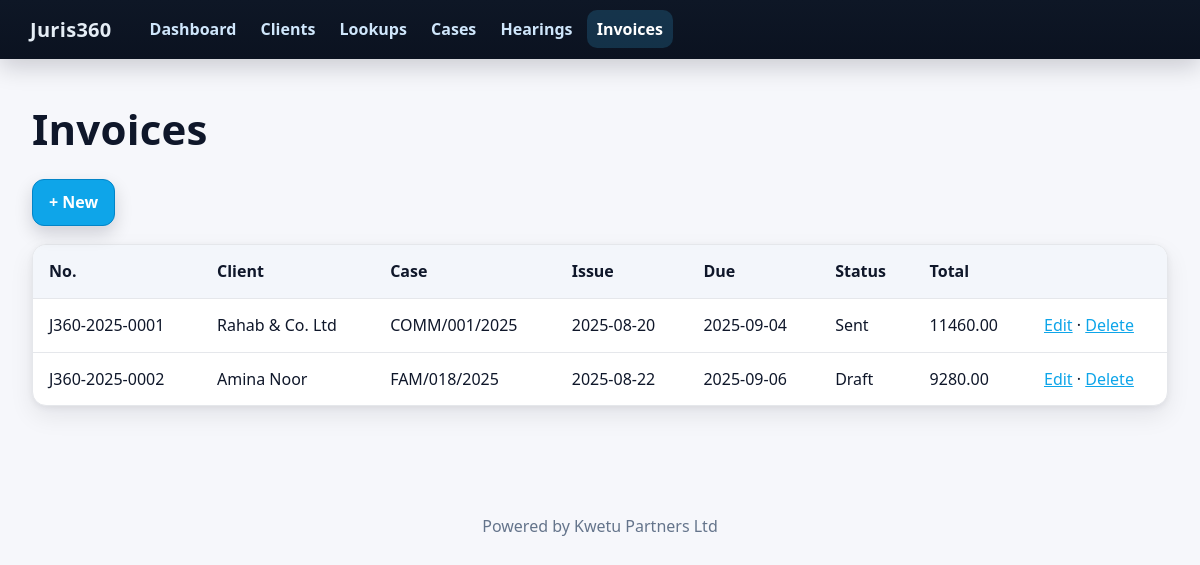
Page /invoices on the committed database.
### app.py (models this page shows)
class Base(DeclarativeBase): pass

class Invoice(Base):
    __tablename__ = "invoices"
    id: Mapped[int] = mapped_column(primary_key=True)
    number: Mapped[str] = mapped_column(String(40))
    client_id: Mapped[int] = mapped_column(ForeignKey("clients.id"))
    case_id: Mapped[int | None] = mapped_column(ForeignKey("cases.id"), nullable=True)
    issue_date: Mapped[datetime.date | None] = mapped_column(Date, nullable=True)
    due_date: Mapped[datetime.date | None] = mapped_column(Date, nullable=True)
    status: Mapped[str] = mapped_column(String(30), default="Draft")
    total_amount: Mapped[float | None] = mapped_column(Float, nullable=True)
    client: Mapped["Client"] = relationship(back_populates="invoices")
    case: Mapped["Case | None"] = relationship()

class Client(Base):
    __tablename__ = "clients"
    id: Mapped[int] = mapped_column(primary_key=True)
    name: Mapped[str] = mapped_column(String(200))
    phone: Mapped[str | None]
    email: Mapped[str | None]
    address: Mapped[str | None]
    cases: Mapped[list["Case"]] = relationship(back_populates="client")
    invoices: Mapped[list["Invoice"]] = relationship(back_populates="client")

class Case(Base):
    __tablename__ = "cases"
    id: Mapped[int] = mapped_column(primary_key=True)
    number: Mapped[str] = mapped_column(String(50))
    title: Mapped[str]
    client_id: Mapped[int] = mapped_column(ForeignKey("clients.id"))
    type_id: Mapped[int] = mapped_column(ForeignKey("case_types.id"))
    status_id: Mapped[int] = mapped_column(ForeignKey("case_status.id"))
    next_hearing_date: Mapped[datetime.date | None] = mapped_column(Date, nullable=True)
    client: Mapped["Client"] = relationship(back_populates="cases")
    type: Mapped["CaseType"] = relationship(back_populates="cases")
    status: Mapped["CaseStatus"] = relationship(back_populates="cases")

### app.py (the view)
@app.get("/invoices")
def invoices():
    with Session(engine) as s:
        items = s.scalars(select(Invoice).order_by(Invoice.number)).all()
        for inv in items: _ = inv.client, inv.case
    return render_template("invoices.html", items=items, active="invoices")

### templates/invoices.html (shortened to what this page needs)
{% extends 'base.html' %}{% set active='invoices' %}
{% block content %}
<h1>Invoices</h1>
<div class="actions"><a class="btn btn-primary" href="{{ url_for('invoice_new') }}">+ New</a></div>
<table><thead><tr><th>No.</th><th>Client</th><th>Case</th><th>Issue</th><th>Due</th><th>Status</th><th>Total</th><th></th></tr></thead><tbody>
{% for inv in items %}<tr>
<td>{{ inv.number }}</td><td>{{ inv.client.name if inv.client else '—' }}</td><td>{{ inv.case.number if inv.case else '—' }}</td>
<td>{{ inv.issue_date }}</td><td>{{ inv.due_date }}</td><td>{{ inv.status }}</td><td>{{ '%.2f'|format(inv.total_amount or 0) }}</td>
<td><a href="{{ url_for('invoice_edit', id=inv.id) }}">Edit</a> · <a href="{{ url_for('invoice_delete', id=inv.id) }}">Delete</a></td></tr>{% endfor %}
</tbody></table>{% endblock %}

### static/css/style.css (style rules this page uses)
:root { --brand-900:#0e1726;--brand-800:#0b1220;--accent-600:#0ea5e9;--text-900:#0f172a;--text-700:#334155;--muted-600:#64748b;--border:#e5e7eb;--bg:#f6f7fb;--card:#ffffff;--radius:14px;--shadow:0 10px 24px rgba(2,8,23,.08),0 2px 6px rgba(2,8,23,.06) }
* { box-sizing:border-box }
html,body { height:100% }
body { margin:0;font:16px/1.55 system-ui,-apple-system,Segoe UI,Roboto,Arial,sans-serif;color:var(--text-900);background:var(--bg) }
h1 { font-size:42px;line-height:1.15;margin:8px 0 26px;letter-spacing:.2px }
table { width:100%;border-collapse:separate;border-spacing:0;background:var(--card);border:1px solid var(--border);border-radius:var(--radius);box-shadow:var(--shadow);overflow:hidden }
thead th { background:#f3f6fb;color:#0f172a;font-weight:700;text-align:left;padding:14px 16px;border-bottom:1px solid var(--border) }
tbody td { padding:14px 16px;border-bottom:1px solid var(--border) }
tbody tr:last-child td { border-bottom:0 }
button,.btn,[role=button] { --btn-bg:#111827;--btn-fg:#fff;--btn-b:#0f172a;display:inline-flex;align-items:center;gap:8px;padding:10px 16px;border-radius:12px;border:1px solid var(--btn-b);background:var(--btn-bg);color:var(--btn-fg);font-weight:700;text-decoration:none;cursor:pointer;box-shadow:0 1px 0 rgba(255,255,255,.05),0 8px 18px rgba(2,8,23,.16) }
.btn-primary { --btn-bg:var(--accent-600);--btn-b:#0284c7 }
.actions { display:flex;align-items:center;gap:12px;flex-wrap:wrap;margin:12px 0 18px }
a { color:#0ea5e9 }

### rows in the picture
Invoice: number "J360-2025-0001", client "Rahab & Co. Ltd", case "COMM/001/2025", issue_date "2025-08-20", due_date "2025-09-04", status "Sent", total_amount "11460.00"
Invoice: number "J360-2025-0002", client "Amina Noor", case "FAM/018/2025", issue_date "2025-08-22", due_date "2025-09-06", status "Draft", total_amount "9280.00"
